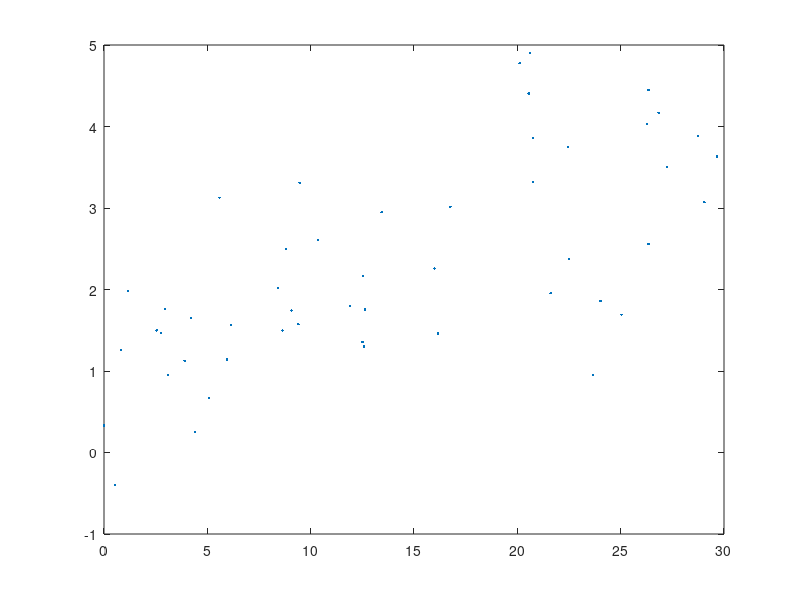

MATLAB code to generate this figure:
% copy the data from https://github.com/CPernet/ReproducibleQuantitativeDataScience/blob/main/provenance/ProvenanceInPractice.ipynb

icecream = [
  0	  12.510660	1.355382
  1	  21.609735	1.955606
  2	  0.003431	0.329040
  3	  9.069977	1.743167
  4	  4.402677	0.249579
  5	  2.770158	1.465262
  6	  5.587806	3.125453
  7	  10.366822	2.605946
  8	  11.903024	1.800083
  9	  16.164502	1.459413
  10	12.575835	1.300828
  11	20.556585	4.405503
  12	6.133567	1.561938
  13	26.343523	2.558298
  14	0.821628	1.259384
  15	20.114025	4.776424
  16	12.519144	2.163421
  17	16.760695	3.013928
  18	4.211608	1.651138
  19	5.943045	1.143004
  20	24.022337	1.859343
  21	29.047847	3.071311
  22	9.402725	1.574666
  23	20.769678	3.317430
  24	26.291675	4.029956
  25	26.838200	4.167619
  26	2.551326	1.498198
  27	1.171643	1.982778
  28	5.094913	0.670178
  29	26.344275	4.448224
  30	2.950405	1.758797
  31	12.633229	1.754676
  32	28.736686	3.883242
  33	15.994959	2.257341
  34	20.756313	3.861322
  35	9.465469	3.308606
  36	20.595028	4.901828
  37	25.038770	1.690068
  38	0.548648	-0.398393
  39	22.504329	2.370895
  40	29.665833	3.632190
  41	22.444970	3.746583
  42	8.413320	2.016745
  43	23.678380	0.950997
  44	3.096780	0.951861
  45	13.436806	2.947708
  46	27.257865	3.501583
  47	8.808424	2.496047
  48	8.633260	1.497110
  49	3.900857	1.124313
  ];

%%

% let's plot the data

temp = icecream(:,2);
scoops = icecream(:,3);

plot(temp, scoops, '.')

%%

% a negative number of scoops does not make sense

icecream(icecream(:,3)<0,:) = [];

%%

% the linear model with intercept is
% scoops = temp*b1 + b0

p = polyfit(temp, scoops, 1);
predicted = polyval(p, 40)

% predicted =
%     4.5993

%%

% the linear model without intercept is
% scoops = temp*b1

predicted = pinv(temp)*scoops * 40
predicted = temp\scoops * 40

% predicted =
%     5.7001

